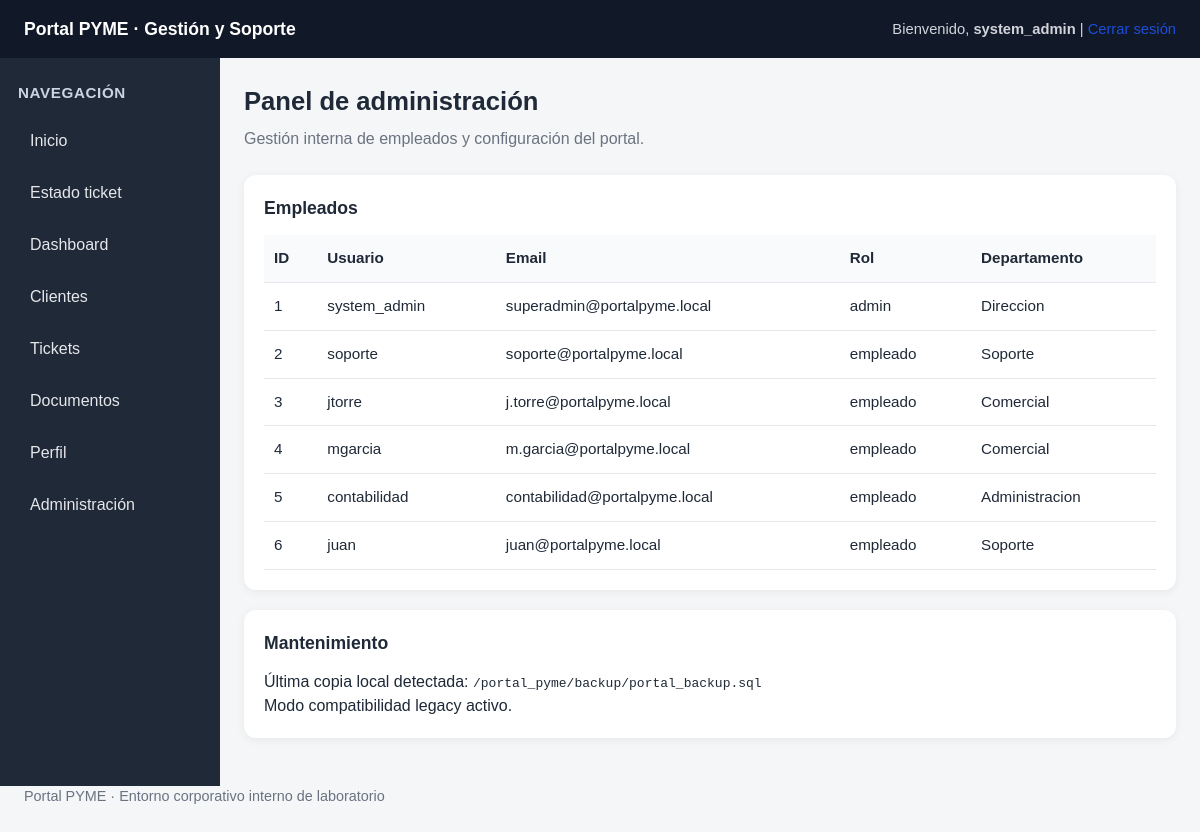
Page /app/portal_pyme/admin/panel.php (signed in) on the committed database.
### tables this page shows
CREATE TABLE `empleados` (
  `id` int NOT NULL AUTO_INCREMENT,
  `username` varchar(50) NOT NULL,
  `password` varchar(100) NOT NULL,
  `email` varchar(120) NOT NULL,
  `rol` varchar(30) NOT NULL,
  `departamento` varchar(80) NOT NULL,
  PRIMARY KEY (`id`),
  UNIQUE KEY `username` (`username`)
);

### app/portal_pyme/admin/panel.php (the view, shortened to what this page needs)
<?php
include '../config/db.php';
include '../includes/header.php';
include '../includes/sidebar.php';
$empleados = $conn->query("SELECT id, username, email, rol, departamento FROM empleados ORDER BY id ASC");
?>
<section class="page-header">
    <h2>Panel de administración</h2>
    <p>Gestión interna de empleados y configuración del portal.</p>
</section>
<div class="card">
    <h3>Empleados</h3>
    <div class="table-wrapper">
        <table>
            <tr><th>ID</th><th>Usuario</th><th>Email</th><th>Rol</th><th>Departamento</th></tr>
            <?php while ($row = $empleados->fetch_assoc()): ?>
                <tr>
                    <td><?php echo $row['id']; ?></td>
                    <td><?php echo htmlspecialchars($row['username']); ?></td>
                    <td><?php echo htmlspecialchars($row['email']); ?></td>
                    <td><?php echo htmlspecialchars($row['rol']); ?></td>
                    <td><?php echo htmlspecialchars($row['departamento']); ?></td>
                </tr>
            <?php endwhile; ?>
        </table>
    </div>
</div>
<div class="card">
    <h3>Mantenimiento</h3>
    <p>Última copia local detectada: <code>/portal_pyme/backup/portal_backup.sql</code></p>
    <p>Modo compatibilidad legacy activo.</p>
</div>
<?php include '../includes/footer.php'; ?>

### app/portal_pyme/includes/header.php (shortened to what this page needs)
<!DOCTYPE html>
<html lang="es">
<head>
    <link rel="stylesheet" href="/portal_pyme/assets/css/style.css">
</head>
<body>
<header class="topbar">
    <h1 style="margin:0;">
        <a href="/portal_pyme/index.php"
           style="color: inherit; text-decoration: none;">
            Portal PYME · Gestión y Soporte
        </a>
    </h1>
    <div class="topbar-text">
        <?php if (isset($_SESSION['username'])): ?>
            Bienvenido, <strong><?php echo htmlspecialchars($_SESSION['username']); ?></strong> |
            <a href="/portal_pyme/logout.php" class="logout-btn">Cerrar sesión</a>
        <?php else: ?>
            Plataforma corporativa de clientes e incidencias
        <?php endif; ?>
    </div>
</header>
<div class="layout">

### app/portal_pyme/includes/sidebar.php (shortened to what this page needs)
<aside class="sidebar">
    <h2>Navegación</h2>
    <nav>
        <a href="/portal_pyme/index.php">Inicio</a>
        <a href="/portal_pyme/estado_ticket.php">Estado ticket</a>
        <?php if (isset($_SESSION['empleado_id'])): ?>
            <a href="/portal_pyme/dashboard.php">Dashboard</a>
            <a href="/portal_pyme/clientes.php">Clientes</a>
            <a href="/portal_pyme/tickets.php">Tickets</a>
            <a href="/portal_pyme/documentos.php">Documentos</a>
            <a href="/portal_pyme/perfil.php">Perfil</a>
            <?php if (($_SESSION['rol'] ?? '') === 'admin'): ?>
                <a href="/portal_pyme/admin/panel.php">Administración</a>
            <?php endif; ?>
        <?php endif; ?>
    </nav>
</aside>
<main class="content">

### app/portal_pyme/includes/footer.php
</main>
</div>
<footer class="content footer">
    <p>Portal PYME · Entorno corporativo interno de laboratorio</p>
</footer>
</body>
</html>

### app/portal_pyme/assets/css/style.css (style rules this page uses)
* { box-sizing: border-box; margin: 0; padding: 0; }
html, body { font-family: Arial, Helvetica, sans-serif; background: #f4f6f8; color: #1f2937; line-height: 1.5; }
body { min-width: 0; }
a { text-decoration: none; color: #1d4ed8; }
.topbar { background: #111827; color: #ffffff; padding: 16px 24px; display: flex; justify-content: space-between; align-items: center; gap: 12px; flex-wrap: wrap; }
.topbar h1 { font-size: 1.1rem; font-weight: 600; }
.topbar .topbar-text { font-size: 0.92rem; color: #d1d5db; }
.layout { display: flex; min-height: calc(100vh - 72px); min-width: 0; }
.sidebar { width: 220px; flex: 0 0 220px; background: #1f2937; color: white; padding: 24px 18px; }
.sidebar h2 { font-size: 0.95rem; margin-bottom: 14px; color: #cbd5e1; text-transform: uppercase; letter-spacing: 0.04em; }
.sidebar nav { display: flex; flex-direction: column; gap: 8px; }
.sidebar nav a { display: block; color: #e5e7eb; padding: 10px 12px; border-radius: 8px; }
.content { flex: 1 1 auto; min-width: 0; padding: 24px; }
.page-header { margin-bottom: 24px; }
.page-header h2 { font-size: 1.6rem; margin-bottom: 6px; }
.page-header p { color: #6b7280; }
.card { background: white; border-radius: 12px; padding: 20px; margin-bottom: 20px; box-shadow: 0 2px 10px rgba(0,0,0,0.06); overflow-x: auto; }
.card h3 { margin-bottom: 14px; font-size: 1.1rem; }
.table-wrapper { width: 100%; overflow-x: auto; }
table { width: 100%; min-width: 700px; border-collapse: collapse; background: white; }
table th, table td { padding: 12px 10px; border-bottom: 1px solid #e5e7eb; text-align: left; vertical-align: top; }
table th { background: #f9fafb; font-size: 0.95rem; white-space: nowrap; }
table td { font-size: 0.95rem; }
.footer { padding: 0 24px 24px 24px; color: #6b7280; font-size: 0.9rem; }

### rows in the picture
empleados: id "1", username "system_admin", email "superadmin@portalpyme.local", rol "admin", departamento "Direccion"
empleados: id "2", username "soporte", email "soporte@portalpyme.local", rol "empleado", departamento "Soporte"
empleados: id "3", username "jtorre", email "j.torre@portalpyme.local", rol "empleado", departamento "Comercial"
empleados: id "4", username "mgarcia", email "m.garcia@portalpyme.local", rol "empleado", departamento "Comercial"
empleados: id "5", username "contabilidad", email "contabilidad@portalpyme.local", rol "empleado", departamento "Administracion"
empleados: id "6", username "juan", email "juan@portalpyme.local", rol "empleado", departamento "Soporte"

### other values in the picture
$_SESSION['username'] "system_admin"
